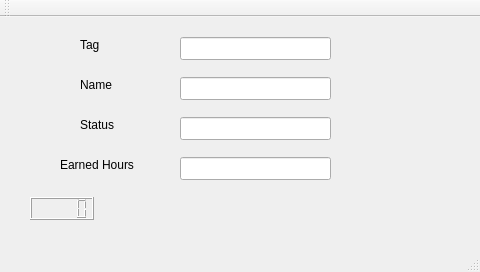
<?xml version="1.0" encoding="UTF-8"?>
<ui version="4.0">
 <class>RFIDReader</class>
 <widget class="QMainWindow" name="RFIDReader">
  <property name="geometry">
   <rect>
    <x>0</x>
    <y>0</y>
    <width>480</width>
    <height>272</height>
   </rect>
  </property>
  <property name="windowTitle">
   <string>RFIDReader</string>
  </property>
  <widget class="QWidget" name="centralWidget">
   <widget class="QLineEdit" name="tagEdit">
    <property name="geometry">
     <rect>
      <x>180</x>
      <y>20</y>
      <width>151</width>
      <height>23</height>
     </rect>
    </property>
   </widget>
   <widget class="QLineEdit" name="nameEdit">
    <property name="geometry">
     <rect>
      <x>180</x>
      <y>60</y>
      <width>151</width>
      <height>23</height>
     </rect>
    </property>
   </widget>
   <widget class="QLineEdit" name="statusEdit">
    <property name="geometry">
     <rect>
      <x>180</x>
      <y>100</y>
      <width>151</width>
      <height>23</height>
     </rect>
    </property>
   </widget>
   <widget class="QLCDNumber" name="lcdNumber">
    <property name="geometry">
     <rect>
      <x>30</x>
      <y>180</y>
      <width>64</width>
      <height>23</height>
     </rect>
    </property>
   </widget>
   <widget class="QLabel" name="label">
    <property name="geometry">
     <rect>
      <x>80</x>
      <y>20</y>
      <width>81</width>
      <height>16</height>
     </rect>
    </property>
    <property name="text">
     <string>Tag</string>
    </property>
   </widget>
   <widget class="QLabel" name="label_2">
    <property name="geometry">
     <rect>
      <x>80</x>
      <y>60</y>
      <width>71</width>
      <height>16</height>
     </rect>
    </property>
    <property name="text">
     <string>Name</string>
    </property>
   </widget>
   <widget class="QLabel" name="label_3">
    <property name="geometry">
     <rect>
      <x>80</x>
      <y>100</y>
      <width>91</width>
      <height>16</height>
     </rect>
    </property>
    <property name="text">
     <string>Status</string>
    </property>
   </widget>
   <widget class="QLineEdit" name="hoursEdit">
    <property name="geometry">
     <rect>
      <x>180</x>
      <y>140</y>
      <width>151</width>
      <height>23</height>
     </rect>
    </property>
   </widget>
   <widget class="QLabel" name="label_4">
    <property name="geometry">
     <rect>
      <x>60</x>
      <y>140</y>
      <width>131</width>
      <height>16</height>
     </rect>
    </property>
    <property name="text">
     <string>Earned Hours</string>
    </property>
   </widget>
  </widget>
  <widget class="QMenuBar" name="menuBar">
   <property name="geometry">
    <rect>
     <x>0</x>
     <y>0</y>
     <width>480</width>
     <height>20</height>
    </rect>
   </property>
  </widget>
  <widget class="QToolBar" name="mainToolBar">
   <attribute name="toolBarArea">
    <enum>TopToolBarArea</enum>
   </attribute>
   <attribute name="toolBarBreak">
    <bool>false</bool>
   </attribute>
  </widget>
  <widget class="QStatusBar" name="statusBar"/>
 </widget>
 <layoutdefault spacing="6" margin="11"/>
 <resources/>
 <connections/>
</ui>
